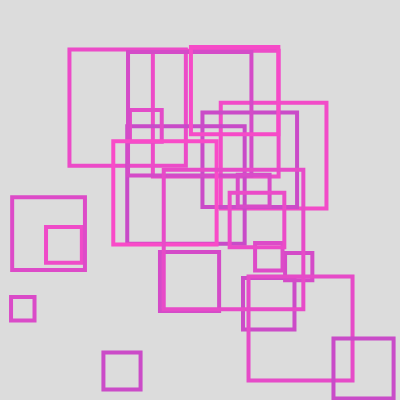
Frame 1 (no input)
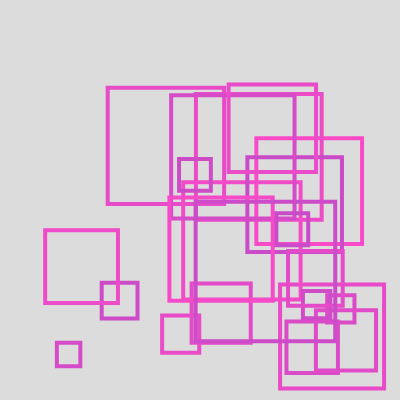
Frame 60 (no input)
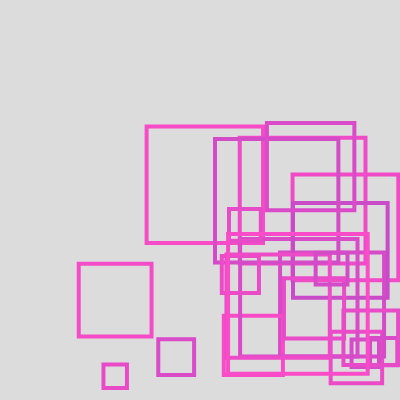
Frame 120 (the mouse pressed at the canvas centre since frame 60)

The p5.js sketch that drew these frames (run headless with seeded random() and noise() and a simulated clock; from frame 60 on, the mouse is pressed at the canvas centre):

// p5.js sketch
// ── sketch.js
// W6.2-2 Bouncing squares using separate .js script for BsquareClass
// https://editor.p5js.org/benjamin.bergery/sketches/MB6gURy6E

let bsquares = [];

function setup() {
  createCanvas(400, 400);

  // fill array with 
  // new instances of Bsquare class

  for (let indy = 0; indy < 22; indy++) {
    let bradius = random(10, 70);
    let bspeed = random(0.5, 1);
    let xstart = round(random(bradius, width - bradius));
    let ystart = round(random(bradius, height - bradius));
    bsquares[indy] = new Bsquare(xstart, ystart, bradius, bspeed);
  }
}

function draw() {
  background(220);

  for (let bsquare of bsquares) {
    bsquare.bounceRandom();
    // run ClassInstance.ClassFunction
  }
}

// /*** CLASS moved to external js file */

// class Bsquare {
//   constructor(x, y, r, bsp) {
//     this.x = x;
//     this.y = y;
//     this.r = r;
//     this.xsp = bsp; // xspeed
//     this.ysp = bsp; // yspeed
//   }

//   // meta function inside class
//   bounceRandom() {
//     this.move();
//     this.show();
//   }

//   // display ball
//   show() {
//     // stroke(random(150,250),random(100,150),random(150,250));
//     stroke(random(200, 250), random(100, 150), random(150, 200));
//     strokeWeight(4);
//     noFill();
//     rect(this.x - this.r, this.y - this.r, this.r * 2);
//     // rect parameters needed tweeking
//     // to bounce correctly
//     //ellipse(this.x, this.y, this.r * 2);
//   }

//   // move and bounce ball
//   move() {
//     // move ball
//     this.x = this.x + this.xsp;
//     this.y = this.y + this.ysp;

//     // bounce x
//     if (this.x >= width - this.r || this.x <= 0 + this.r) {
//       this.xsp = -this.xsp;
//     }

//     // bounce y
//     if (this.y >= height - this.r || this.y <= 0 + this.r) {
//       this.ysp = -this.ysp;
//     }
//   }
// }

let poemLines = [
  "Like a kettle",
  "Percolate",
  "Like a dagger",
  "Perforate",
  "Like a doctor",
  "Resuscitate",
  "Like a stream",
  "Irrigate",
  "Like a vitamin",
  "Invigorate",
  "Like an idea",
  "Rehabilitate",
  "Like a gong",
  "Resonate",
  "Like a mime",
  "Imitate",
  "Like an author",
  "Dedicate",
  "Like a cow",
  "Lactate",
  "Like a gong",
  "Resonate",
  "Like a song",
  "Celebrate",
];
/*******************************/
// based on my previous exercise https://editor.p5js.org/benjamin.bergery/sketches/WUlFUTdMe

//  SLINKY option in SetUp
// xstart = xstart + width/20;
// ystart = ystart + height/20;

/*** NOTES ********************/

// don't make UNNEEDED GLOBALS

/*** CLASS moved to external js file */

// ── BsquareClass.js
class Bsquare {
  constructor(x, y, r, bsp) {
    this.x = x;
    this.y = y;
    this.r = r;
    this.xsp = bsp; // xspeed
    this.ysp = bsp; // yspeed
  }

  // meta function inside class
  bounceRandom() {
    this.move();
    this.show();
  }

  // display ball
  show() {
    // stroke(random(200,250),random(100,150),random(150,250));
    stroke(random(200, 250), 75, 200);
    strokeWeight(4);
    noFill();
    rect(this.x - this.r, this.y - this.r, this.r * 2);
    // rect parameters needed tweeking
    // to bounce correctly
    //ellipse(this.x, this.y, this.r * 2);
  }

  // move and bounce ball
  move() {
    // move ball
    this.x = this.x + this.xsp;
    this.y = this.y + this.ysp;

    // bounce x
    if (this.x >= width - this.r || this.x <= 0 + this.r) {
      this.xsp = -this.xsp;
    }

    // bounce y
    if (this.y >= height - this.r || this.y <= 0 + this.r) {
      this.ysp = -this.ysp;
    }
  }
}
